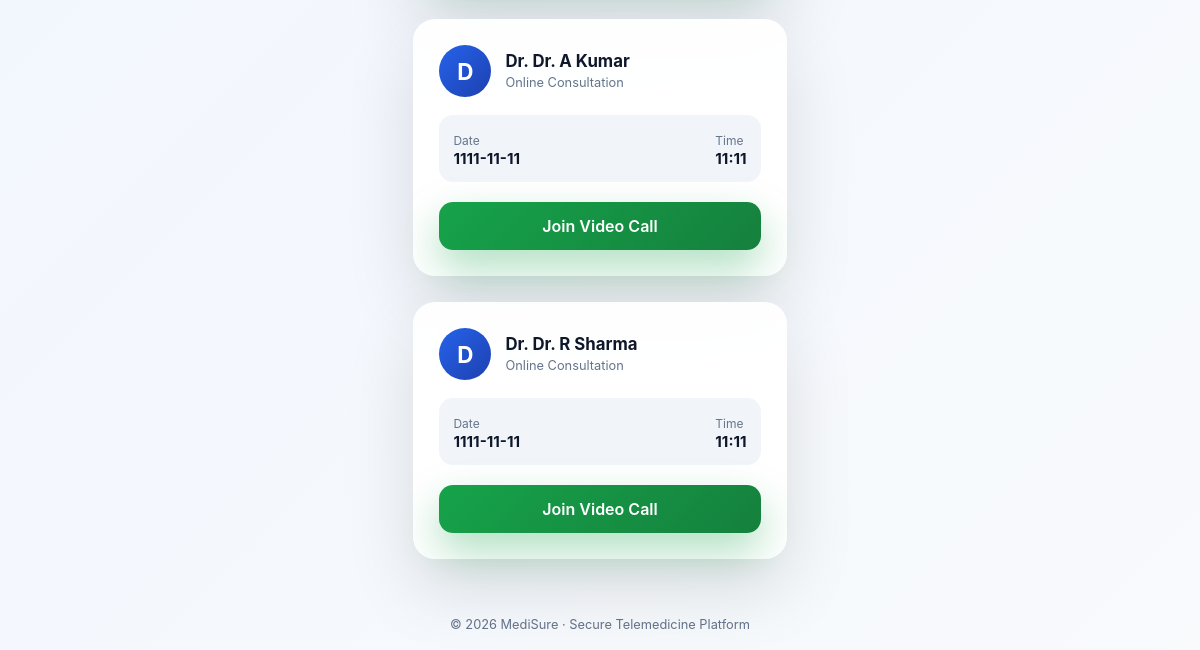
Page /my-appointments (signed in, lower part) on the earlier database version.
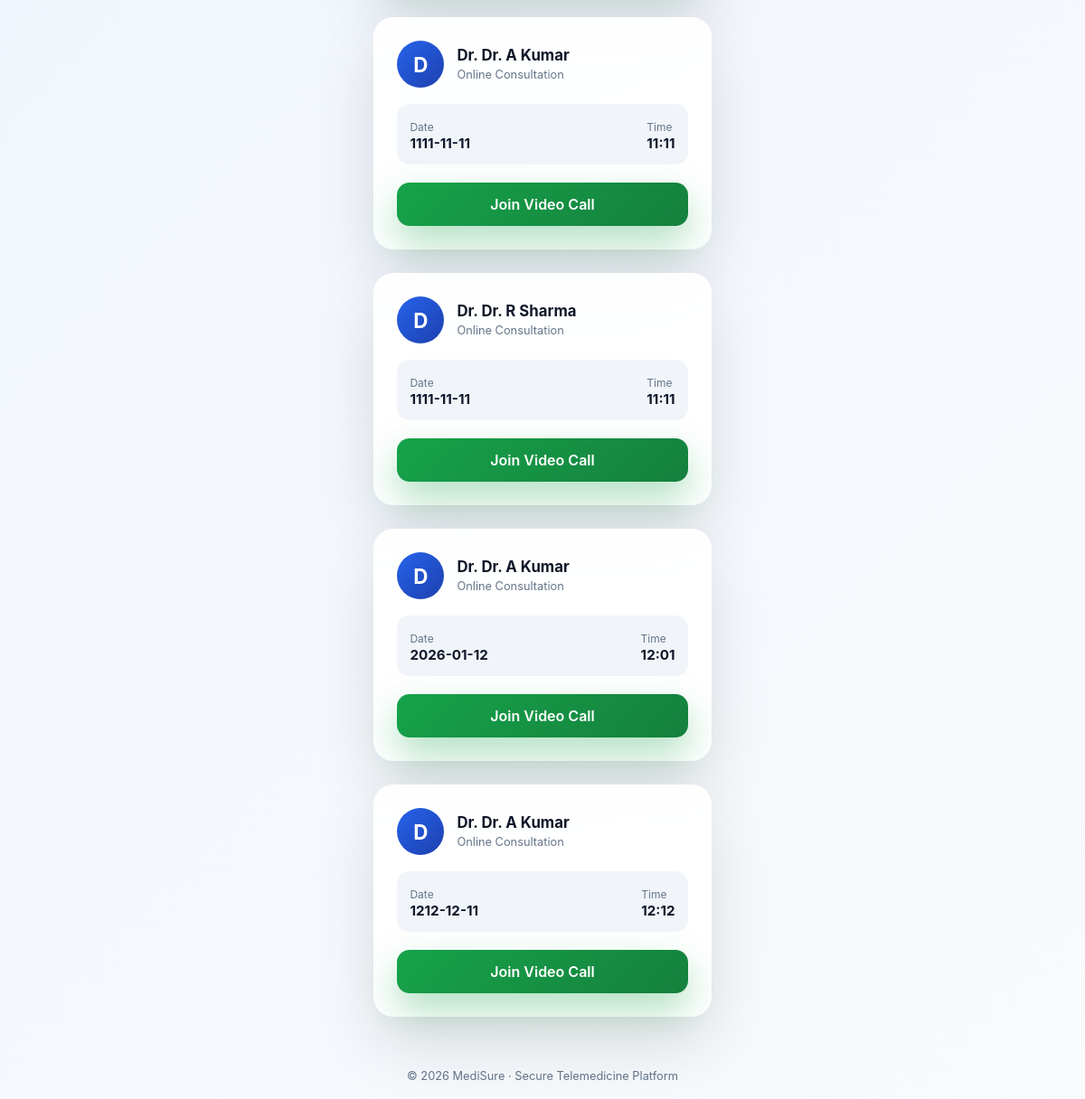
Same page on the later database version.
### tables this page shows
CREATE TABLE appointments (
    id INTEGER PRIMARY KEY AUTOINCREMENT,
    user_id INTEGER NOT NULL,
    doctor_id INTEGER NOT NULL,
    appointment_date TEXT NOT NULL,
    appointment_time TEXT NOT NULL,
    status TEXT DEFAULT 'Booked'
, zoom_link TEXT);

CREATE TABLE doctors (
    id INTEGER PRIMARY KEY AUTOINCREMENT,
    name TEXT NOT NULL,
    specialization TEXT NOT NULL,
    email TEXT NOT NULL
);

### app.py (the view)
@app.route("/my-appointments")
def my_appointments():
    if "user_id" not in session:
        return redirect("/login")
    conn = sqlite3.connect("database.db")
    cur = conn.cursor()
    cur.execute("""
        SELECT
            d.name,
            a.appointment_date,
            a.appointment_time,
            a.zoom_link
        FROM appointments a
        JOIN doctors d ON a.doctor_id = d.id
        WHERE a.user_id = ?
    """, (session["user_id"],))
    appointments = cur.fetchall()
    conn.close()
    return render_template(
        "my_appointments.html",
        appointments=appointments
    )

### templates/my_appointments.html (shortened to what this page needs)
<!DOCTYPE html>
<html lang="en">
<head>
    <link rel="stylesheet" href="/static/my_appointments.css">
</head>
<body>
<main class="main">
    {% if appointments %}
    <div class="appointments-grid">
        {% for appointment in appointments %}
        <div class="appointment-card">
            <div class="doctor-section">
                <div class="avatar">
                    {{ appointment[0][0] }}
                </div>
                <div>
                    <h3>Dr. {{ appointment[0] }}</h3>
                    <span class="speciality">Online Consultation</span>
                </div>
            </div>
            <div class="details">
                <div>
                    <span>Date</span>
                    <strong>{{ appointment[1] }}</strong>
                </div>
                <div>
                    <span>Time</span>
                    <strong>{{ appointment[2] }}</strong>
                </div>
            </div>
            <div class="actions">
                <a href="{{ appointment[3] }}" target="_blank" class="join-btn">
                    Join Video Call
                </a>
            </div>
        </div>
        {% endfor %}
    </div>
    {% else %}
        <div class="empty-state">
            <h3>No Appointments Found</h3>
            <p>You currently have no scheduled consultations.</p>
            <a href="/consult-doctor" class="book-btn">Book Appointment</a>
        </div>
    {% endif %}
</main>
<footer class="footer">
    © 2026 MediSure · Secure Telemedicine Platform
</footer>
</body>
</html>

Differences in the rows shown:
added appointments: name "D", name "Dr. A Kumar", appointment_date "2026-01-12", appointment_time "12:01"
added appointments: name "D", name "Dr. A Kumar", appointment_date "1212-12-11", appointment_time "12:12"
